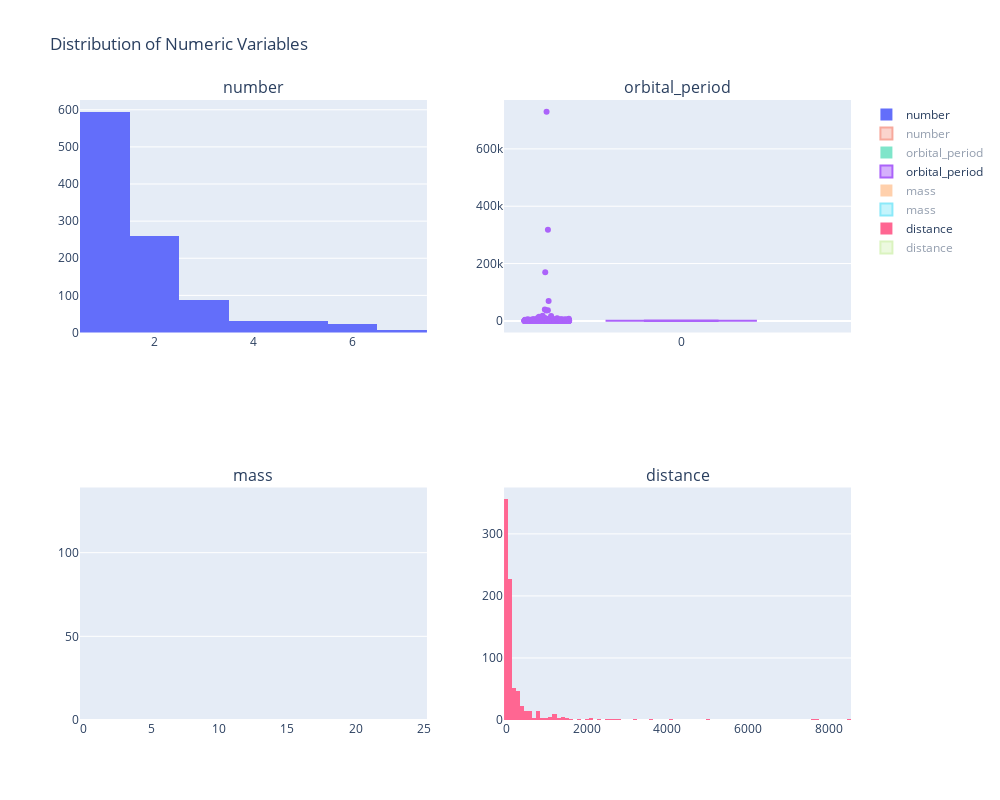
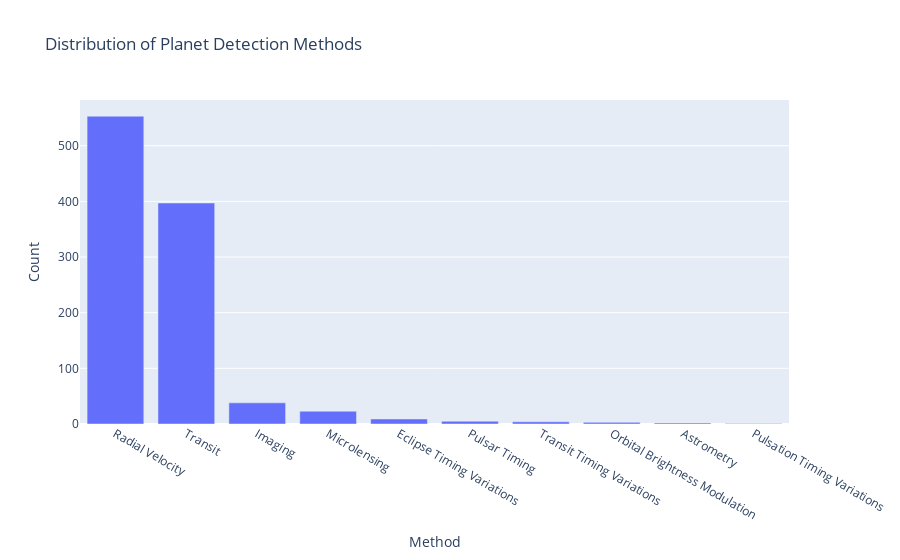

The notebook cell these images were saved under, in order:
### Markdown cell above
### Univariate analysis

Univariate Analysis analysis every feature in the dataset seaparately and provides information related to the variable's spread, central tendency (mean) and distribution.

### Code cell
# Create subplots for numeric variables
numeric_cols = ['number', 'orbital_period', 'mass', 'distance']
fig = make_subplots(rows=2, cols=2, subplot_titles=numeric_cols)

for i, col in enumerate(numeric_cols):
    row = i // 2 + 1
    col_num = i % 2 + 1
    fig.add_trace(go.Histogram(x=planets[col], name=col), row=row, col=col_num)
    fig.add_trace(go.Box(y=planets[col], name=col, boxpoints='all', jitter=0.3, pointpos=-1.8), row=row, col=col_num)

fig.update_layout(height=800, width=1000, title_text="Distribution of Numeric Variables")
fig.show()

# Bar chart for categorical variable (method)
method_counts = planets['method'].value_counts()
fig = px.bar(x=method_counts.index, y=method_counts.values, 
             labels={'x': 'Method', 'y': 'Count'},
             title="Distribution of Planet Detection Methods")
fig.show()

### Figure 1 — Plotly figure (JSON) as saved in the notebook; plotly's stock layout.template omitted (floating-point values rounded to 4 significant figures; data arrays with more than 128 entries replaced by an {"elided": "..."} marker saying what was removed)
{"data": [{"name": "number", "type": "histogram", "visible": true, "x": {"elided": "1035 int values"}, "xaxis": "x", "yaxis": "y"}, {"boxpoints": "all", "jitter": 0.3, "name": "number", "pointpos": -1.8, "type": "box", "visible": "legendonly", "xaxis": "x", "y": {"elided": "1035 int values"}, "yaxis": "y"}, {"name": "orbital_period", "type": "histogram", "visible": "legendonly", "x": {"elided": "1035 float values"}, "xaxis": "x2", "yaxis": "y2"}, {"boxpoints": "all", "jitter": 0.3, "name": "orbital_period", "pointpos": -1.8, "type": "box", "visible": true, "xaxis": "x2", "y": {"elided": "1035 float values"}, "yaxis": "y2"}, {"name": "mass", "type": "histogram", "visible": "legendonly", "x": {"elided": "1035 float values"}, "xaxis": "x3", "yaxis": "y3"}, {"boxpoints": "all", "jitter": 0.3, "name": "mass", "pointpos": -1.8, "type": "box", "visible": "legendonly", "xaxis": "x3", "y": {"elided": "1035 float values"}, "yaxis": "y3"}, {"name": "distance", "type": "histogram", "x": {"elided": "1035 float values"}, "xaxis": "x4", "yaxis": "y4"}, {"boxpoints": "all", "jitter": 0.3, "name": "distance", "pointpos": -1.8, "type": "box", "visible": "legendonly", "xaxis": "x4", "y": {"elided": "1035 float values"}, "yaxis": "y4"}], "layout": {"annotations": [{"font": {"size": 16}, "showarrow": false, "text": "number", "x": 0.225, "xanchor": "center", "xref": "paper", "y": 1, "yanchor": "bottom", "yref": "paper"}, {"font": {"size": 16}, "showarrow": false, "text": "orbital_period", "x": 0.775, "xanchor": "center", "xref": "paper", "y": 1, "yanchor": "bottom", "yref": "paper"}, {"font": {"size": 16}, "showarrow": false, "text": "mass", "x": 0.225, "xanchor": "center", "xref": "paper", "y": 0.375, "yanchor": "bottom", "yref": "paper"}, {"font": {"size": 16}, "showarrow": false, "text": "distance", "x": 0.775, "xanchor": "center", "xref": "paper", "y": 0.375, "yanchor": "bottom", "yref": "paper"}], "height": 800, "title": {"text": "Distribution of Numeric Variables"}, "width": 1000, "xaxis": {"anchor": "y", "autorange": true, "domain": [0, 0.45], "range": [0.5, 7.5], "type": "linear"}, "xaxis2": {"anchor": "y2", "autorange": true, "domain": [0.55, 1], "range": [-0.5813, 0.5569], "type": "linear"}, "xaxis3": {"anchor": "y3", "autorange": true, "domain": [0, 0.45], "range": [-0.25, 25.25], "type": "linear"}, "xaxis4": {"anchor": "y4", "autorange": true, "domain": [0.55, 1], "range": [-50, 8550], "type": "linear"}, "yaxis": {"anchor": "x", "autorange": true, "domain": [0.625, 1], "range": [0, 626.3], "type": "linear"}, "yaxis2": {"anchor": "x2", "autorange": true, "domain": [0.625, 1], "range": [-40560.0, 770600.0], "type": "linear"}, "yaxis3": {"anchor": "x3", "autorange": true, "domain": [0, 0.375], "range": [0, 138.9], "type": "linear"}, "yaxis4": {"anchor": "x4", "autorange": true, "domain": [0, 0.375], "range": [0, 374.7], "type": "linear"}}}

### Figure 2 — Plotly figure (JSON) as saved in the notebook; plotly's stock layout.template omitted (floating-point values rounded to 4 significant figures)
{"data": [{"alignmentgroup": "True", "hovertemplate": "Method=%{x}<br>Count=%{y}<extra></extra>", "legendgroup": "", "marker": {"color": "#636efa", "pattern": {"shape": ""}}, "name": "", "offsetgroup": "", "orientation": "v", "showlegend": false, "textposition": "auto", "type": "bar", "x": ["Radial Velocity", "Transit", "Imaging", "Microlensing", "Eclipse Timing Variations", "Pulsar Timing", "Transit Timing Variations", "Orbital Brightness Modulation", "Astrometry", "Pulsation Timing Variations"], "xaxis": "x", "y": [553, 397, 38, 23, 9, 5, 4, 3, 2, 1], "yaxis": "y"}], "layout": {"autosize": true, "barmode": "relative", "legend": {"tracegroupgap": 0}, "title": {"text": "Distribution of Planet Detection Methods"}, "xaxis": {"anchor": "y", "autorange": true, "domain": [0, 1], "range": [-0.5, 9.5], "title": {"text": "Method"}, "type": "category"}, "yaxis": {"anchor": "x", "autorange": true, "domain": [0, 1], "range": [0, 582.1], "title": {"text": "Count"}, "type": "linear"}}}
